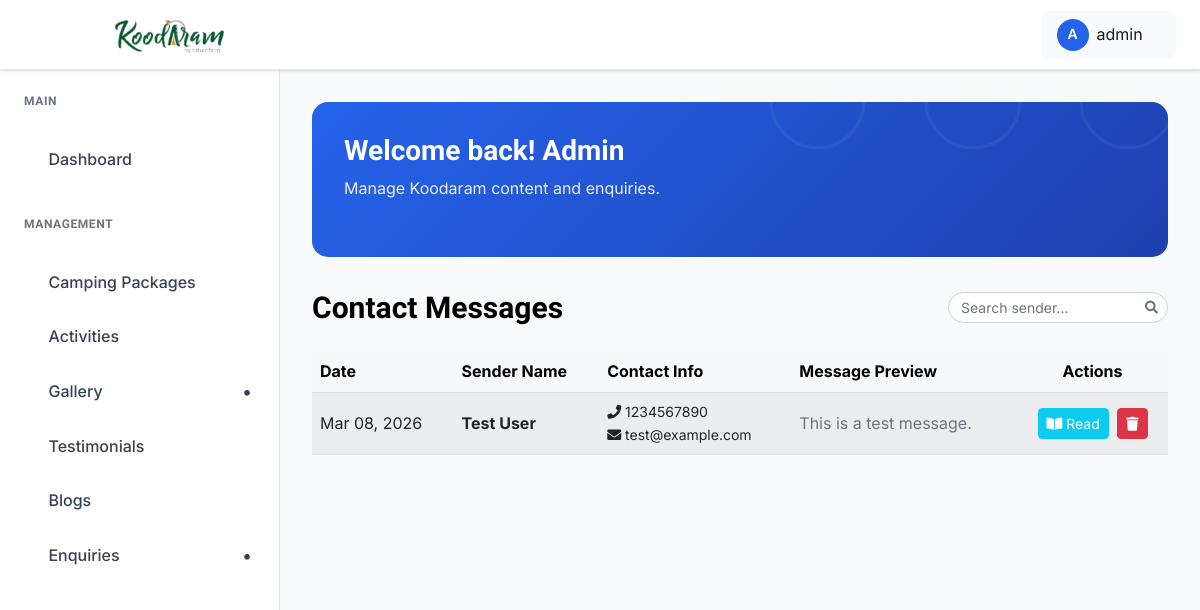
The app's page /dashboard/contacts/ (signed in), older data.
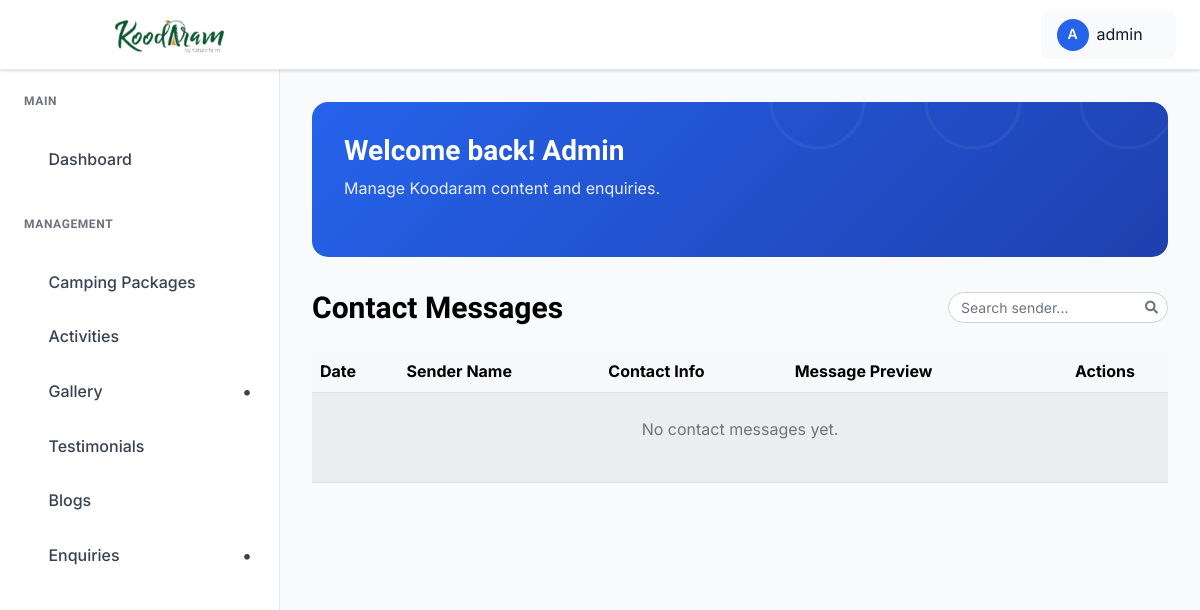
The same page, newer data.
### koodaram_app/models.py (models this page shows, shortened)
class ContactMessage(models.Model):
    first_name = models.CharField(max_length=100)
    last_name = models.CharField(max_length=100)
    phone = models.CharField(max_length=20)
    email = models.EmailField(blank=True, null=True)
    message = models.TextField(blank=True)
    created_at = models.DateTimeField(auto_now_add=True)

### koodaram_app/views.py (the view)
# urls.py: path("dashboard/contacts/", views.view_contacts, name="view_contacts"),
@login_required(login_url="admin_login")
def view_contacts(request):
    contacts = ContactMessage.objects.all().order_by("-created_at")
    paginator = Paginator(contacts, 10)
    page_number = request.GET.get("page")
    page_obj = paginator.get_page(page_number)
    return render(request, "admin_pages/view_contacts.html", {"contacts": page_obj})

### koodaram_app/context_processors.py (called while the page is built)
def _star_parts(rating: float) -> list[str]:
    rating = max(0.0, min(5.0, float(rating)))
    full = int(rating)
    remainder = rating - full
    half = 1 if remainder >= 0.25 and remainder < 0.75 else 0
    if remainder >= 0.75:
        full = min(5, full + 1)
    empty = max(0, 5 - full - half)
    return (["full"] * full) + (["half"] * half) + (["empty"] * empty)

def google_reviews(request) -> dict[str, Any]:
    rating = getattr(settings, "GOOGLE_REVIEW_RATING", 0.0)
    count = getattr(settings, "GOOGLE_REVIEW_COUNT", 0)
    url = getattr(settings, "GOOGLE_REVIEW_URL", "")
    return {
        "google_review_rating": rating,
        "google_review_count": count,
        "google_review_url": url,
        "google_review_stars": _star_parts(rating),
    }

### templates/admin_pages/view_contacts.html (shortened to what this page needs)
{% extends "admin_pages/base.html" %}
{% load static %}
{% block content %}
<div class="dashboard__form__wraper">
     <div class="create__course__title mb-4 d-flex flex-wrap justify-content-between align-items-center gap-2">
        <h4 class="mb-0">Contact Messages</h4>
        <div class="d-flex align-items-center gap-2 ms-auto">
            <div class="search-box">
                <input type="text" id="contactSearchInput" class="form-control form-control-sm" placeholder="Search sender...">
            </div>
        </div>
    </div>
    <div class="custom-table-container">
        <table class="table table-striped table-hover align-middle">
            <thead class="table-light">
                <tr>
                    <th scope="col">Date</th>
                    <th scope="col">Sender Name</th>
                    <th scope="col">Contact Info</th>
                    <th scope="col">Message Preview</th>
                    <th scope="col" class="text-center">Actions</th>
                </tr>
            </thead>
            <tbody>
                {% for contact in contacts %}
                <tr>
                    <td>{{ contact.created_at|date:"M d, Y" }}</td>
                    <td><strong>{{ contact.first_name }} {{ contact.last_name }}</strong></td>
                    <td>
                        <div class="d-flex flex-column small">
                            <span><i class="fas fa-phone"></i> {{ contact.phone }}</span>
                            {% if contact.email %}<span><i class="fas fa-envelope"></i> {{ contact.email }}</span>{% endif %}
                        </div>
                    </td>
                    <td class="text-muted">{{ contact.message|truncatewords:8 }}</td>
                    <td class="text-center">
                        <button type="button" class="btn btn-sm btn-info me-1 text-white" data-bs-toggle="modal" data-bs-target="#readContactModal{{ contact.id }}">
                            <i class="fas fa-book-open"></i> Read
                        </button>
                        <button type="button" class="btn btn-sm btn-danger" data-bs-toggle="modal" data-bs-target="#deleteContactModal{{ contact.id }}">
                            <i class="fas fa-trash"></i>
                        </button>
                    </td>
                </tr>
                {% empty %}
                <tr>
                    <td colspan="5" class="text-center py-4">
                        <p class="text-muted">No contact messages yet.</p>
                    </td>
                </tr>
                {% endfor %}
            </tbody>
        </table>
    </div>
</div>
{% endblock %}

Row changes from the older to the newer data that the page shows:
removed ContactMessage: created_at "Mar 08, 2026", first_name "Test", last_name "User", phone "1234567890", email "test@example.com", message "This is a test message."
Text that changed along with them:
text now shown: "No contact messages yet."
